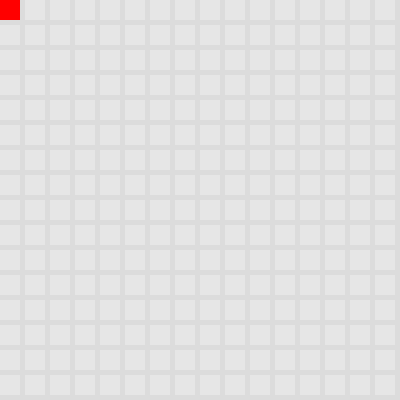
Frame 1 (no input)
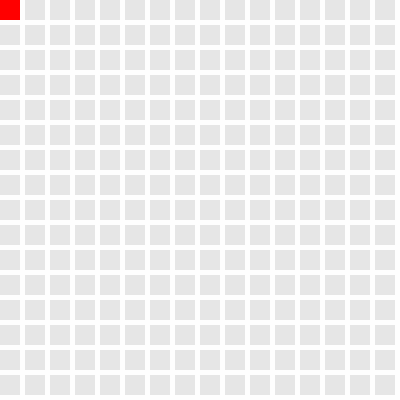
Frame 60 (the mouse pressed at the canvas centre just before this capture)
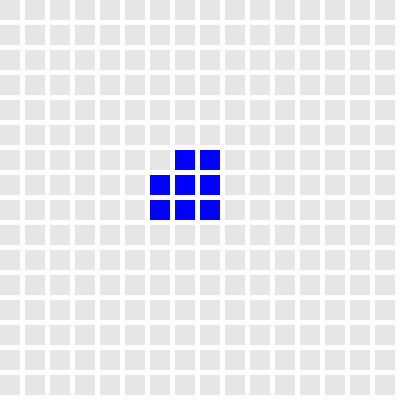
Frame 120 (the mouse held since frame 60 and released just before this capture)

The Processing sketch that drew these frames (run headless with seeded random() and noise(); from frame 60 on, the mouse is pressed at the canvas centre):

// Processing sketch: processing_42378
// ── processing_42378.pde

void setup()
{
  smooth();
  size(400, 400);
}

void draw() {
  noStroke();
  
  


  fill(255, 80);
  rect(0, 0, width, height);

  for (int x = 20; x<= 400; x = x + 25)
  { 
    for (int y = 20; y<= 400; y = y + 25) {
      
      
      if ((dist(x, y, mouseX, mouseY)) < 40) {
        if(mouseX>=0 && mouseX<=200){
    fill(255,0,0);}
         if(mouseX>=200 && mouseX<=400){
    fill(0,0,255);}
        
      }
      else {
        fill(230);
      }

      rect(x-20, y-20,20,20);
      
      
    }
  }
}
